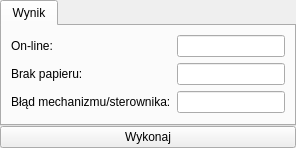
       <widget class="QWidget" name="getDleStatusPage">
        <layout class="QGridLayout" name="gridLayout_11">
         <property name="margin">
          <number>0</number>
         </property>
         <property name="spacing">
          <number>0</number>
         </property>
         <item row="0" column="0">
          <widget class="QTabWidget" name="tabWidget_4">
           <property name="currentIndex">
            <number>0</number>
           </property>
           <widget class="QWidget" name="tab_8">
            <attribute name="title">
             <string>Wynik</string>
            </attribute>
            <layout class="QFormLayout" name="formLayout_48">
             <item row="0" column="0">
              <widget class="QLabel" name="label_265">
               <property name="text">
                <string>On-line:</string>
               </property>
              </widget>
             </item>
             <item row="0" column="1">
              <widget class="QLineEdit" name="getDleStatusResultOnline">
               <property name="readOnly">
                <bool>true</bool>
               </property>
              </widget>
             </item>
             <item row="1" column="0">
              <widget class="QLabel" name="label_266">
               <property name="text">
                <string>Brak papieru:</string>
               </property>
              </widget>
             </item>
             <item row="1" column="1">
              <widget class="QLineEdit" name="getDleStatusResultPaper">
               <property name="readOnly">
                <bool>true</bool>
               </property>
              </widget>
             </item>
             <item row="2" column="0">
              <widget class="QLabel" name="label_267">
               <property name="text">
                <string>Błąd mechanizmu/sterownika:</string>
               </property>
              </widget>
             </item>
             <item row="2" column="1">
              <widget class="QLineEdit" name="getDleStatusResultError">
               <property name="readOnly">
                <bool>true</bool>
               </property>
              </widget>
             </item>
            </layout>
           </widget>
          </widget>
         </item>
         <item row="1" column="0">
          <widget class="QPushButton" name="getDleStatusButton">
           <property name="text">
            <string>Wykonaj</string>
           </property>
          </widget>
         </item>
        </layout>
       </widget>
